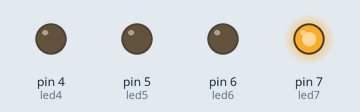
The sketch below on a simulated Arduino Uno, built with avr-gcc and run on an emulated ATmega328P. Shown: output pins drawn as LEDs (lit = HIGH).

Above: at 0.2 s.
At 1.2 s:
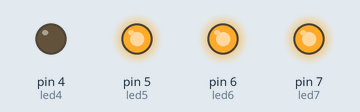
At 1.7 s:
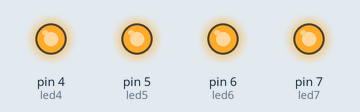
At 3.7 s:
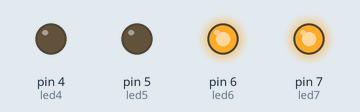
At 5.5 s:
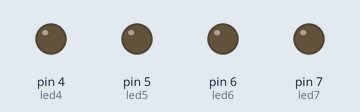
Timing chart, 0 to 6.9 s (numbered marks = the images above):
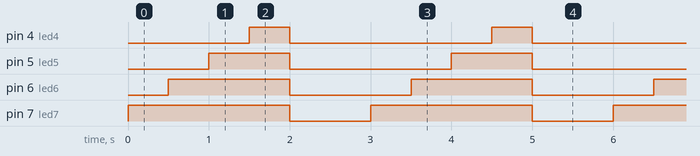

Measured:
- by itself, pin 4 (led4): alternates HIGH for 0.50 s and LOW for 2.5 s
- by itself, pin 5 (led5): alternates HIGH for 1.0 s and LOW for 2.0 s
- by itself, pin 6 (led6): alternates HIGH for 1.5 s and LOW for 1.5 s
- by itself, pin 7 (led7): alternates HIGH for 2.0 s and LOW for 1.0 s

The sketch:

sketch_may24b.ino
```cpp
int led4 = 4;
int led5 = 5;
int led6 = 6;
int led7 = 7;

void setup() {
  pinMode(led4, OUTPUT);
  pinMode(led5, OUTPUT);
  pinMode(led6, OUTPUT);
  pinMode(led7, OUTPUT);
}

void loop() {
  digitalWrite(led7,1);delay(500);
  digitalWrite(led6,1);delay(500);
  digitalWrite(led5,1);delay(500);
  digitalWrite(led4,1);delay(500);

  digitalWrite(led4,0);
  digitalWrite(led5,0);
  digitalWrite(led6,0);
  digitalWrite(led7,0);
  delay(1000);

}
```
